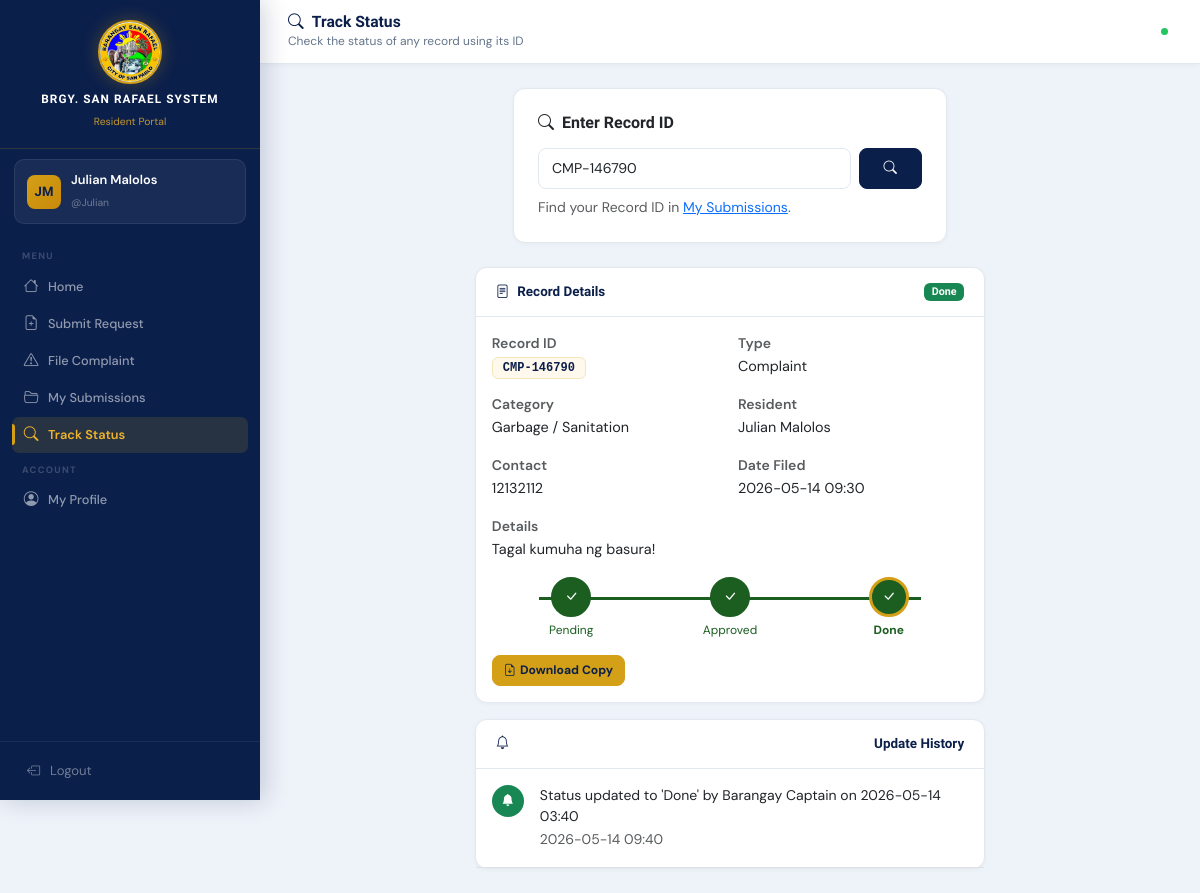
Page /resident/track_status.php?id=CMP-146790 (signed in) on the committed database.
### tables this page shows
CREATE TABLE `resident_accounts` (
  `id` int(11) NOT NULL AUTO_INCREMENT,
  `username` varchar(50) NOT NULL,
  `password` varchar(100) NOT NULL,
  `full_name` varchar(100) NOT NULL,
  `address` varchar(200) NOT NULL,
  `contact` varchar(20) NOT NULL,
  `resident_id` varchar(10) DEFAULT NULL,
  `created_at` datetime DEFAULT current_timestamp(),
  PRIMARY KEY (`id`),
  UNIQUE KEY `username` (`username`),
  UNIQUE KEY `resident_id` (`resident_id`),
  CONSTRAINT `resident_accounts_ibfk_1` FOREIGN KEY (`resident_id`) REFERENCES `residents` (`resident_id`)
);

CREATE TABLE `records` (
  `record_id` varchar(20) NOT NULL,
  `record_type` enum('request','complaint') NOT NULL,
  `resident_id` varchar(10) NOT NULL,
  `category` varchar(100) NOT NULL,
  `details` text DEFAULT NULL,
  `status` enum('Pending','Approved','Done') DEFAULT 'Pending',
  `date_submitted` datetime DEFAULT current_timestamp(),
  `is_deleted` tinyint(1) DEFAULT 0,
  `deleted_at` datetime DEFAULT NULL,
  `deleted_by` varchar(100) DEFAULT NULL,
  `delete_reason` varchar(255) DEFAULT NULL,
  PRIMARY KEY (`record_id`),
  KEY `resident_id` (`resident_id`),
  CONSTRAINT `records_ibfk_1` FOREIGN KEY (`resident_id`) REFERENCES `residents` (`resident_id`)
);

CREATE TABLE `notifications` (
  `id` int(11) NOT NULL AUTO_INCREMENT,
  `record_id` varchar(20) NOT NULL,
  `message` text NOT NULL,
  `notif_date` datetime DEFAULT current_timestamp(),
  PRIMARY KEY (`id`),
  KEY `record_id` (`record_id`),
  CONSTRAINT `notifications_ibfk_1` FOREIGN KEY (`record_id`) REFERENCES `records` (`record_id`)
);

### resident/track_status.php (the view, shortened to what this page needs)
<?php
require_once __DIR__.'/../includes/config.php';
$record=null; $notifs=[]; $error=''; $searched=false;
if ($_SERVER['REQUEST_METHOD']==='POST'||isset($_GET['id'])) {
    $rid=strtoupper(trim($_POST['record_id']??$_GET['id']??'')); $searched=true;
    if (!$rid) { $error='Please enter a Record ID.'; }
    else {
        $record=db_fetch_one('SELECT r.*,res.name,res.address,res.contact FROM records r JOIN residents res ON r.resident_id=res.resident_id WHERE r.record_id=?',[$rid]);
        if (!$record) $error="No record found for ID: <strong>".e($rid)."</strong>";
        else $notifs=db_fetch_all('SELECT * FROM notifications WHERE record_id=? ORDER BY notif_date DESC',[$rid]);
    }
}
include __DIR__.'/../includes/header.php';
include __DIR__.'/../includes/resident_sidebar.php';
?>
<div class="main-content">
  <div class="topbar">
    <div><h5><i class="bi bi-search me-2"></i>Track Status</h5><small>Check the status of any record using its ID</small></div>
    <span class="rt-dot" title="Live tracking"></span>
  </div>
  <div class="p-4">
    <div class="row justify-content-center mb-4">
      <div class="col-lg-6">
        <div class="card"><div class="card-body p-4">
          <h6 class="fw-bold mb-3"><i class="bi bi-search me-2"></i>Enter Record ID</h6>
          <form method="post" novalidate>
            <div class="d-flex gap-2">
              <input type="text" name="record_id" class="form-control <?= ($searched&&$error)?'is-invalid':'' ?>"
                     placeholder="e.g. REQ-ABC123 or CMP-XYZ789"
                     value="<?= e($_POST['record_id']??$_GET['id']??'') ?>" required>
              <button type="submit" class="btn btn-primary px-4"><i class="bi bi-search"></i></button>
            </div>
          </form>
          <small class="text-muted mt-2 d-block">Find your Record ID in <a href="/BarangayProject/resident/my_submissions.php">My Submissions</a>.</small>
        </div></div>
      </div>
    </div>
    <?php if($record):
      $status=$record['status']; $steps=['Pending','Approved','Done']; $cur=array_search($status,$steps);
    ?>
    <div class="row justify-content-center">
      <div class="col-lg-7">
        <div class="card mb-3">
          <div class="card-header d-flex justify-content-between align-items-center">
            <span><i class="bi bi-file-text me-2"></i>Record Details</span>
            <?= status_badge($status) ?>
          </div>
          <div class="card-body">
            <div class="row g-3 mb-3">
              <?php foreach([['Record ID','<span class="record-id-chip">'.e($record['record_id']).'</span>'],['Type',ucfirst($record['record_type'])],['Category',e($record['category'])],['Resident',e($record['name'])],['Contact',e($record['contact'])],['Date Filed',substr($record['date_submitted'],0,16)]] as [$k,$v]): ?>
              <div class="col-md-6"><small class="text-muted fw-semibold d-block"><?= $k ?></small><span style="font-size:.9rem;"><?= $v ?></span></div>
              <?php endforeach; ?>
              <?php if($record['details']): ?><div class="col-12"><small class="text-muted fw-semibold d-block">Details</small><span style="font-size:.9rem;"><?= e($record['details']) ?></span></div><?php endif; ?>
            </div>
            <?php if($status!=='Rejected'): ?>
            <div class="d-flex align-items-center justify-content-between my-3 position-relative">
              <?php foreach($steps as $i=>$step): $done=$i<=$cur; $active=$i===$cur; ?>
              <div class="text-center" style="z-index:2;flex:1;">
                <div class="rounded-circle mx-auto d-flex align-items-center justify-content-center fw-bold" style="width:40px;height:40px;background:<?= $done?'#1B5E20':'#E0E0E0' ?>;color:<?= $done?'#fff':'#999' ?>;border:3px solid <?= $active?'#D4A017':($done?'#1B5E20':'#E0E0E0') ?>;font-size:.85rem;">
                  <?= $done?'<i class="bi bi-check-lg"></i>':($i+1) ?>
                </div>
                <small class="d-block mt-1 fw-<?= $active?'bold':'normal' ?>" style="color:<?= $done?'#1B5E20':'#999' ?>;font-size:.75rem;"><?= $step ?></small>
              </div>
              <?php endforeach; ?>
            </div>
            <?php else: ?>
            <div class="alert alert-danger mt-3"><i class="bi bi-x-circle me-1"></i>This record has been <strong>Rejected</strong>. Please contact the barangay office.</div>
            <?php endif; ?>
            <div class="mt-3">
              <a href="/BarangayProject/resident/view_copy.php?id=<?= urlencode($record['record_id']) ?>" target="_blank" class="btn btn-gold btn-sm"><i class="bi bi-file-earmark-arrow-down me-1"></i>Download Copy</a>
            </div>
          </div>
        </div>
        <?php if(!empty($notifs)): ?>
        <div class="card">
          <div class="card-header"><i class="bi bi-bell me-2"></i>Update History</div>
          <div class="card-body p-0">
            <?php foreach($notifs as $n): ?>
            <div class="d-flex gap-3 p-3 border-bottom">
              <div class="rounded-circle bg-success d-flex align-items-center justify-content-center flex-shrink-0" style="width:32px;height:32px;"><i class="bi bi-bell-fill text-white" style="font-size:.75rem;"></i></div>
              <div><div style="font-size:.875rem;"><?= e($n['message']) ?></div><small class="text-muted"><?= substr($n['notif_date'],0,16) ?></small></div>
            </div>
            <?php endforeach; ?>
          </div>
        </div>
        <?php endif; ?>
      </div>
    </div>
    <?php endif; ?>
  </div>
</div>
<?php include __DIR__.'/../includes/footer.php'; ?>

### includes/resident_sidebar.php (shortened to what this page needs)
<?php
$racc=current_resident();
$current=basename($_SERVER['PHP_SELF']);
function res_nav(string $file,string $icon,string $label,string $cur):string{
    $a=$cur===$file?'active':'';
    return "<a href='/BarangayProject/resident/{$file}' class='nav-link {$a}'><i class='bi bi-{$icon}'></i><span>{$label}</span></a>";
}
$init=implode('',array_map(fn($w)=>strtoupper($w[0]),array_slice(explode(' ',$racc['full_name']??'R'),0,2)));
?>
<div class="sidebar" id="residentSidebar">
  <div class="sidebar-brand">
    <img src="/BarangayProject/Logo.jpg" alt="Logo" class="brand-logo">
    <h6><?= APP_NAME ?></h6><small>Resident Portal</small>
  </div>
  <div class="sidebar-user">
    <div class="avatar"><?= e($init) ?></div>
    <div class="user-info"><span><?= e($racc['full_name']??'') ?></span><small>@<?= e($racc['username']??'') ?></small></div>
  </div>
  <nav class="sidebar-nav">
    <div class="nav-section">Menu</div>
    <?= res_nav('home.php','house','Home',$current) ?>
    <?= res_nav('submit_request.php','file-earmark-plus','Submit Request',$current) ?>
    <?= res_nav('file_complaint.php','exclamation-triangle','File Complaint',$current) ?>
    <?= res_nav('my_submissions.php','folder2-open','My Submissions',$current) ?>
    <?= res_nav('track_status.php','search','Track Status',$current) ?>
    <div class="nav-section">Account</div>
    <?= res_nav('profile.php','person-circle','My Profile',$current) ?>
  </nav>
  <div class="sidebar-footer">
    <button type="button" class="btn-logout" onclick="showLogoutModal('residentLogoutModal')">
      <i class="bi bi-box-arrow-left"></i> Logout
    </button>
  </div>
</div>

### includes/config.php (shortened to what this page needs)
<?php
function db(): mysqli {
    static $c=null;
    if (!$c) {
        $c=new mysqli(DB_HOST,DB_USER,DB_PASS,DB_NAME);
        $c->set_charset('utf8mb4');
    }
    return $c;
}
function db_fetch_all(string $sql,array $p=[]): array {
    $s=db()->prepare($sql);
    if ($p) $s->bind_param(str_repeat('s',count($p)),...$p);
    $s->execute(); $r=$s->get_result(); $rows=[];
    while ($row=$r->fetch_assoc()) $rows[]=$row;
    return $rows;
}
function db_fetch_one(string $sql,array $p=[]): ?array { $r=db_fetch_all($sql,$p); return $r[0]??null; }
function is_resident(): bool { return session_name()==='BRGY_RESIDENT' && isset($_SESSION['resident_account_id']); }
function current_resident(): ?array { if (!is_resident()) return null; return db_fetch_one('SELECT * FROM resident_accounts WHERE id=?',[$_SESSION['resident_account_id']]); }
function e(string $s): string { return htmlspecialchars($s,ENT_QUOTES,'UTF-8'); }
function status_badge(string $s): string {
    $m=['Pending'=>'warning','Approved'=>'primary','Done'=>'success','Rejected'=>'danger'];
    return "<span class='badge bg-".($m[$s]??'secondary')."'>".e($s)."</span>";
}

### rows in the picture
resident_accounts: full_name "JM", full_name "Julian Malolos", username "Julian"
records: status "Done", details "Tagal kumuha ng basura!"
notifications: message "Status updated to 'Done' by Barangay Captain on 2026-05-14 03:40", notif_date "2026-05-14 09:40"

### other values in the picture
APP_NAME "BRGY. SAN RAFAEL SYSTEM"
$label "Home Submit Request File Complaint My Submissions Track Status My Profile"
$k "Record ID"
$v "CMP-146790"
$k "Type"
$v "Complaint"
$k "Category"
$v "Garbage / Sanitation"
$k "Resident"
$v "Julian Malolos"
$k "Contact"
$v "12132112"
$k "Date Filed"
$v "2026-05-14 09:30"
$step "Pending"
